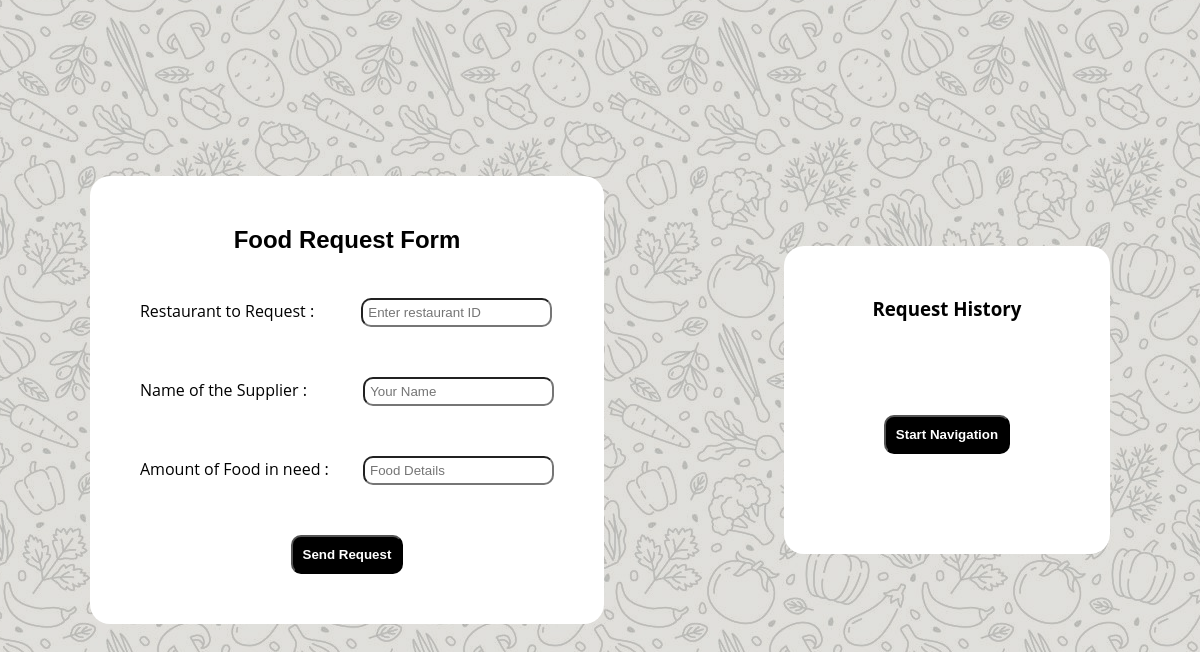
The page /user/ on the database as committed earlier.
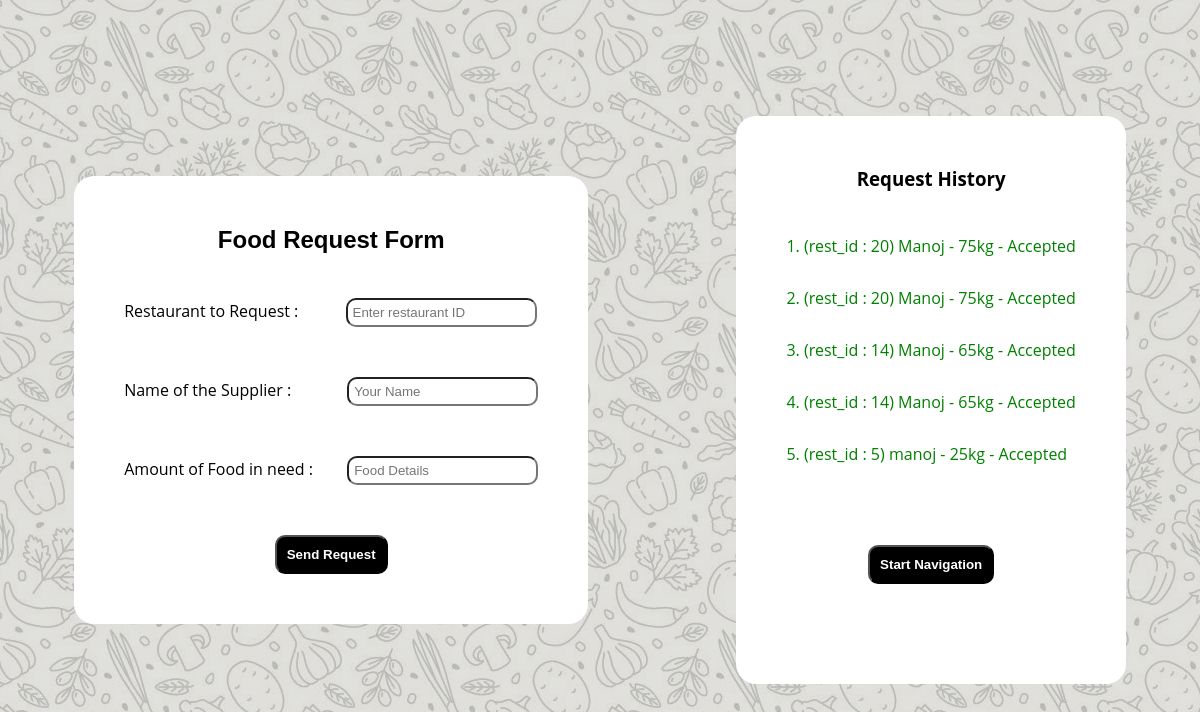
The same page on the database as committed later.
### supply/models.py (models this page shows)
class FoodRequest(models.Model):
    Restaurant_ID = models.IntegerField()
    Supplier_name = models.CharField(max_length=50)
    food_details = models.TextField()
    user_identifier = models.TextField()
    status = models.CharField(max_length=20, default='Pending')

### supply/views.py (the view, shortened to what this page needs)
# urls.py: path('user/', user_page, name='user_page'),
def user_page(request):
    global identifier
    requests = FoodRequest.objects.all()[::-1][:5]
    return render(request, 'user_page.html',{'requests':requests})

### supply/templates/user_page.html (shortened to what this page needs)
<!DOCTYPE html>
{% load static %}
<html>
<head>
    <link rel="stylesheet" href="{% static 'supply/styles.css' %}">
</head>
<body>
    <form id="foodRequestForm">
        <h2>Food Request Form</h2>
        <br><br>
        <span>Restaurant to Request : </span><input type="text" name="restaurant_id" id="rest_id" placeholder="Enter restaurant ID"><br>
        <span>Name of the Supplier :   </span><input type="text" name="user_name" id="user_name" placeholder="Your Name"><br>
        <span>Amount of Food in need : </span><input name="food_details" id="details" placeholder="Food Details"><br>
        <center><button type="submit">Send Request</button></center>
    </form>
    <div class="notifications">
        <center><h3>Request History</h3></center>
        <br>
        <br>
    {% for request in requests %}
    {% if request.status == 'Accepted' %}
    <div id="notificationArea" style="color: green;">{{forloop.counter}}. (rest_id : {{request.Restaurant_ID}}) {{ request.Supplier_name}} - {{request.food_details}} - {{request.status}}</div>
    {% elif request.status == 'Pending' %}
    <div id="notificationArea" style="color: rgb(188, 171, 85);">{{forloop.counter}}. {{ request.Supplier_name}} - {{request.food_details}} - {{request.status}}</div>
    {% else %}
    <div id="notificationArea" style="color: red;">{{forloop.counter}}. {{ request.Supplier_name}} - {{request.food_details}} - {{request.status}}</div>
    {% endif %}
    {% endfor %}
    <form action="{% url 'navigate' %}">
    <center><button type="submit">Start Navigation</button></form></center>
    </div>
</body>
</html>

### supply/static/supply/styles.css (style rules this page uses)
* { margin: 0; padding: 0; }
h1,h2 { font-family: 'Montserrat', sans-serif; }
body { font-family: 'open sans',sans-serif; margin: 0; padding: 0; box-sizing: border-box; margin-bottom:80px; overflow-x: hidden; height: 100svh; background-size: fill; background-position: center; position: relative; }
body::before { content: ''; position: fixed; top: 0; left: 0; width: 100%; height: 100%; background-color: rgba(255, 255, 255, 0.5); z-index: -1; }
h2 { text-align: center; }

Rows that differ between the two databases and show on the page:
added FoodRequest: Restaurant_ID "20", Supplier_name "Manoj", food_details "75kg", status "Accepted"
added FoodRequest: Restaurant_ID "20", Supplier_name "Manoj", food_details "75kg", status "Accepted"
added FoodRequest: Restaurant_ID "14", Supplier_name "Manoj", food_details "65kg", status "Accepted"
added FoodRequest: Restaurant_ID "14", Supplier_name "Manoj", food_details "65kg", status "Accepted"
added FoodRequest: Restaurant_ID "5", Supplier_name "manoj", food_details "25kg", status "Accepted"
